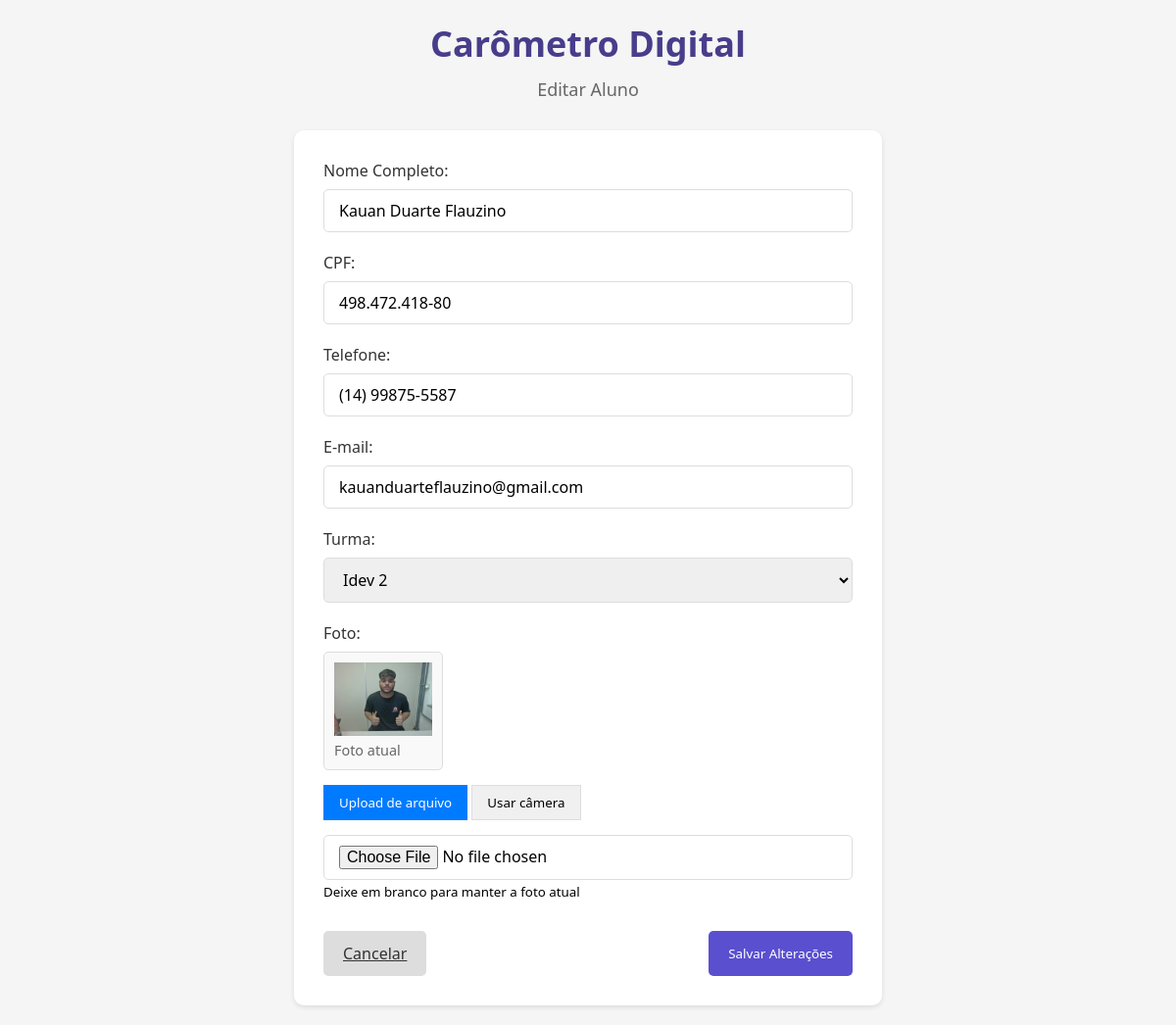
Screenshot of /editar.php?id=1 with the database file from the repository.
### tables this page shows
CREATE TABLE `alunos` (
  `id` int(11) NOT NULL AUTO_INCREMENT,
  `nome` varchar(100) NOT NULL,
  `cpf` varchar(20) NOT NULL,
  `telefone` varchar(20) NOT NULL,
  `email` varchar(100) NOT NULL,
  `turma` varchar(20) NOT NULL,
  `foto` varchar(255) DEFAULT NULL,
  `data_cadastro` timestamp NOT NULL DEFAULT CURRENT_TIMESTAMP,
  PRIMARY KEY (`id`)
);

### editar.php (the view, shortened to what this page needs)
<?php
$servidor = "db";
$usuario = "root";
$senha = "root";
$banco = "carometro";
$conexao = mysqli_connect($servidor, $usuario, $senha, $banco);
$id = mysqli_real_escape_string($conexao, $_GET['id']);
$sql = "SELECT * FROM alunos WHERE id = $id";
$resultado = mysqli_query($conexao, $sql);
$aluno = mysqli_fetch_assoc($resultado);
?>
<!DOCTYPE html>
<html lang="pt-BR">
<head>
    <link rel="stylesheet" href="css/style.css">
    <link rel="stylesheet" href="https://cdnjs.cloudflare.com/ajax/libs/font-awesome/6.0.0-beta3/css/all.min.css">
</head>
<body>
    <div class="container">
        <header>
            <h1>Carômetro Digital</h1>
            <p>Editar Aluno</p>
        </header>
        <div class="form-container">
            <form action="editar.php?id=<?php echo $id; ?>" method="POST" enctype="multipart/form-data">
                <div class="form-group">
                    <label for="nome">Nome Completo:</label>
                    <input type="text" id="nome" name="nome" value="<?php echo $aluno['nome']; ?>" required>
                </div>
                <div class="form-group">
                    <label for="cpf">CPF:</label>
                    <input type="text" id="cpf" name="cpf" value="<?php echo $aluno['cpf']; ?>" required>
                </div>
                <div class="form-group">
                    <label for="telefone">Telefone:</label>
                    <input type="text" id="telefone" name="telefone" value="<?php echo $aluno['telefone']; ?>" required>
                </div>
                <div class="form-group">
                    <label for="email">E-mail:</label>
                    <input type="email" id="email" name="email" value="<?php echo $aluno['email']; ?>" required>
                </div>
                <div class="form-group">
                    <label for="turma">Turma:</label>
                    <select id="turma" name="turma" required>
                        <option value="Idev 2" <?php echo $aluno['turma'] == 'Idev 2' ? 'selected' : ''; ?>>Idev 2</option>
                    </select>
                </div>
                <div class="form-group">
                    <label>Foto:</label>
                    <?php if (!empty($aluno['foto'])): ?>
                        <div class="foto-atual">
                            <img src="uploads/<?php echo $aluno['foto']; ?>" alt="<?php echo $aluno['nome']; ?>" style="max-width: 100px; max-height: 100px;">
                            <p>Foto atual</p>
                        </div>
                    <?php endif; ?>
                    <div class="tab-buttons">
                        <button type="button" id="upload-tab" class="active">Upload de arquivo</button>
                        <button type="button" id="camera-tab">Usar câmera</button>
                    </div>
                    <div class="upload-container active">
                        <input type="file" id="foto" name="foto" accept="image/*">
                        <small>Deixe em branco para manter a foto atual</small>
                    </div>
                </div>
                <div class="form-buttons">
                    <a href="carometro.php" class="btn btn-secondary">Cancelar</a>
                    <button type="submit" class="btn btn-primary">Salvar Alterações</button>
                </div>
            </form>
        </div>
    </div>
</body>
</html>

### css/style.css (style rules this page uses)
* { margin: 0; padding: 0; box-sizing: border-box; font-family: 'Segoe UI', Tahoma, Geneva, Verdana, sans-serif; }
body { background-color: #f5f5f5; }
.container { max-width: 1200px; margin: 0 auto; padding: 20px; }
header { text-align: center; margin-bottom: 30px; }
header h1 { color: #483D8B; margin-bottom: 10px; font-size: 36px; }
header p { color: #666; font-size: 18px; }
.form-container { max-width: 600px; margin: 0 auto; background-color: white; padding: 30px; border-radius: 10px; box-shadow: 0 2px 5px rgba(0, 0, 0, 0.1); }
.form-group { margin-bottom: 20px; }
.form-group label { display: block; margin-bottom: 8px; color: #333; font-weight: 500; }
.form-group input, .form-group select { width: 100%; padding: 10px 15px; border: 1px solid #ddd; border-radius: 5px; outline: none; font-size: 16px; }
.form-buttons { display: flex; justify-content: space-between; margin-top: 30px; }
.btn { padding: 12px 20px; border: none; border-radius: 5px; cursor: pointer; font-weight: 500; transition: background-color 0.3s; }
.btn-primary { background-color: #5A4FCF; color: white; }
.btn-secondary { background-color: #ddd; color: #333; }

### editar.php (style rules this page uses)
.tab-buttons { margin-bottom: 15px; }
.tab-buttons button { padding: 8px 15px; background-color: #f0f0f0; border: 1px solid #ddd; cursor: pointer; }
.tab-buttons button.active { background-color: #007bff; color: white; border-color: #007bff; }
.upload-container, .camera-container { display: none; }
.upload-container.active, .camera-container.active { display: block; }
.foto-atual { margin-bottom: 15px; padding: 10px; border: 1px solid #ddd; border-radius: 5px; background-color: #f9f9f9; display: inline-block; }
.foto-atual img { display: block; margin-bottom: 5px; }
.foto-atual p { margin: 0; font-size: 0.9em; color: #666; }

### rows the page displays
alunos: nome "Kauan Duarte Flauzino", cpf "498.472.418-80", telefone "(14) 99875-5587", email "kauanduarteflauzino@gmail.com", turma "Idev 2", foto (picture)
